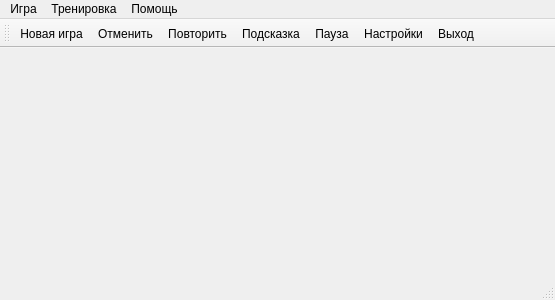
<?xml version="1.0" encoding="UTF-8"?>
<ui version="4.0">
 <class>CMainWindow</class>
 <widget class="QMainWindow" name="CMainWindow">
  <property name="geometry">
   <rect>
    <x>0</x>
    <y>0</y>
    <width>555</width>
    <height>300</height>
   </rect>
  </property>
  <property name="windowTitle">
   <string>red_shisen_sho</string>
  </property>
  <property name="windowIcon">
   <iconset resource="../resources/red_shisen_sho.qrc">
    <normaloff>:/images/shisen.png</normaloff>:/images/shisen.png</iconset>
  </property>
  <widget class="QWidget" name="centralWidget"/>
  <widget class="QMenuBar" name="menuBar">
   <property name="geometry">
    <rect>
     <x>0</x>
     <y>0</y>
     <width>555</width>
     <height>28</height>
    </rect>
   </property>
   <widget class="QMenu" name="menu">
    <property name="title">
     <string>Игра</string>
    </property>
    <addaction name="acNewGame"/>
    <addaction name="acRepeat"/>
    <addaction name="acPause"/>
    <addaction name="separator"/>
    <addaction name="acRecords"/>
    <addaction name="separator"/>
    <addaction name="acOptions"/>
    <addaction name="separator"/>
    <addaction name="acExit"/>
   </widget>
   <widget class="QMenu" name="miTraining">
    <property name="title">
     <string>Тренировка</string>
    </property>
    <addaction name="acUndo"/>
    <addaction name="acRedo"/>
    <addaction name="separator"/>
    <addaction name="acHint"/>
   </widget>
   <widget class="QMenu" name="menu_2">
    <property name="title">
     <string>Помощь</string>
    </property>
    <addaction name="acAbout"/>
   </widget>
   <addaction name="menu"/>
   <addaction name="miTraining"/>
   <addaction name="menu_2"/>
  </widget>
  <widget class="QToolBar" name="mainToolBar">
   <property name="toolButtonStyle">
    <enum>Qt::ToolButtonTextBesideIcon</enum>
   </property>
   <attribute name="toolBarArea">
    <enum>TopToolBarArea</enum>
   </attribute>
   <attribute name="toolBarBreak">
    <bool>false</bool>
   </attribute>
   <addaction name="acNewGame"/>
   <addaction name="acUndo"/>
   <addaction name="acRedo"/>
   <addaction name="acHint"/>
   <addaction name="acPause"/>
   <addaction name="acOptions"/>
   <addaction name="acExit"/>
  </widget>
  <widget class="QStatusBar" name="statusBar"/>
  <action name="acNewGame">
   <property name="icon">
    <iconset resource="../resources/red_shisen_sho.qrc">
     <normaloff>:/images/shisen.png</normaloff>:/images/shisen.png</iconset>
   </property>
   <property name="text">
    <string>Новая игра</string>
   </property>
   <property name="shortcut">
    <string>Ctrl+N</string>
   </property>
  </action>
  <action name="acExit">
   <property name="icon">
    <iconset resource="../resources/red_shisen_sho.qrc">
     <normaloff>:/images/exit.png</normaloff>:/images/exit.png</iconset>
   </property>
   <property name="text">
    <string>Выход</string>
   </property>
   <property name="shortcut">
    <string>Alt+X</string>
   </property>
  </action>
  <action name="acHint">
   <property name="icon">
    <iconset resource="../resources/red_shisen_sho.qrc">
     <normaloff>:/images/hint.png</normaloff>:/images/hint.png</iconset>
   </property>
   <property name="text">
    <string>Подсказка</string>
   </property>
   <property name="shortcut">
    <string>H</string>
   </property>
  </action>
  <action name="acOptions">
   <property name="icon">
    <iconset resource="../resources/red_shisen_sho.qrc">
     <normaloff>:/images/options.png</normaloff>:/images/options.png</iconset>
   </property>
   <property name="text">
    <string>Настройки</string>
   </property>
   <property name="shortcut">
    <string>Ctrl+O</string>
   </property>
  </action>
  <action name="acRepeat">
   <property name="icon">
    <iconset resource="../resources/red_shisen_sho.qrc">
     <normaloff>:/images/refresh.png</normaloff>:/images/refresh.png</iconset>
   </property>
   <property name="text">
    <string>Начать заново</string>
   </property>
   <property name="shortcut">
    <string>F5</string>
   </property>
  </action>
  <action name="acPause">
   <property name="icon">
    <iconset resource="../resources/red_shisen_sho.qrc">
     <normaloff>:/images/pause.png</normaloff>:/images/pause.png</iconset>
   </property>
   <property name="text">
    <string>Пауза</string>
   </property>
   <property name="shortcut">
    <string>P</string>
   </property>
  </action>
  <action name="acUndo">
   <property name="icon">
    <iconset resource="../resources/red_shisen_sho.qrc">
     <normaloff>:/images/undo.png</normaloff>:/images/undo.png</iconset>
   </property>
   <property name="text">
    <string>Отменить</string>
   </property>
   <property name="shortcut">
    <string>Ctrl+Z</string>
   </property>
  </action>
  <action name="acRedo">
   <property name="icon">
    <iconset resource="../resources/red_shisen_sho.qrc">
     <normaloff>:/images/redo.png</normaloff>:/images/redo.png</iconset>
   </property>
   <property name="text">
    <string>Повторить</string>
   </property>
   <property name="shortcut">
    <string>Ctrl+Shift+Z</string>
   </property>
  </action>
  <action name="acRecords">
   <property name="icon">
    <iconset resource="../resources/red_shisen_sho.qrc">
     <normaloff>:/images/records.png</normaloff>:/images/records.png</iconset>
   </property>
   <property name="text">
    <string>Рекорды</string>
   </property>
   <property name="shortcut">
    <string>Alt+R</string>
   </property>
  </action>
  <action name="acAbout">
   <property name="text">
    <string>О программе...</string>
   </property>
  </action>
 </widget>
 <layoutdefault spacing="6" margin="11"/>
 <resources>
  <include location="../resources/red_shisen_sho.qrc"/>
 </resources>
 <connections/>
</ui>
